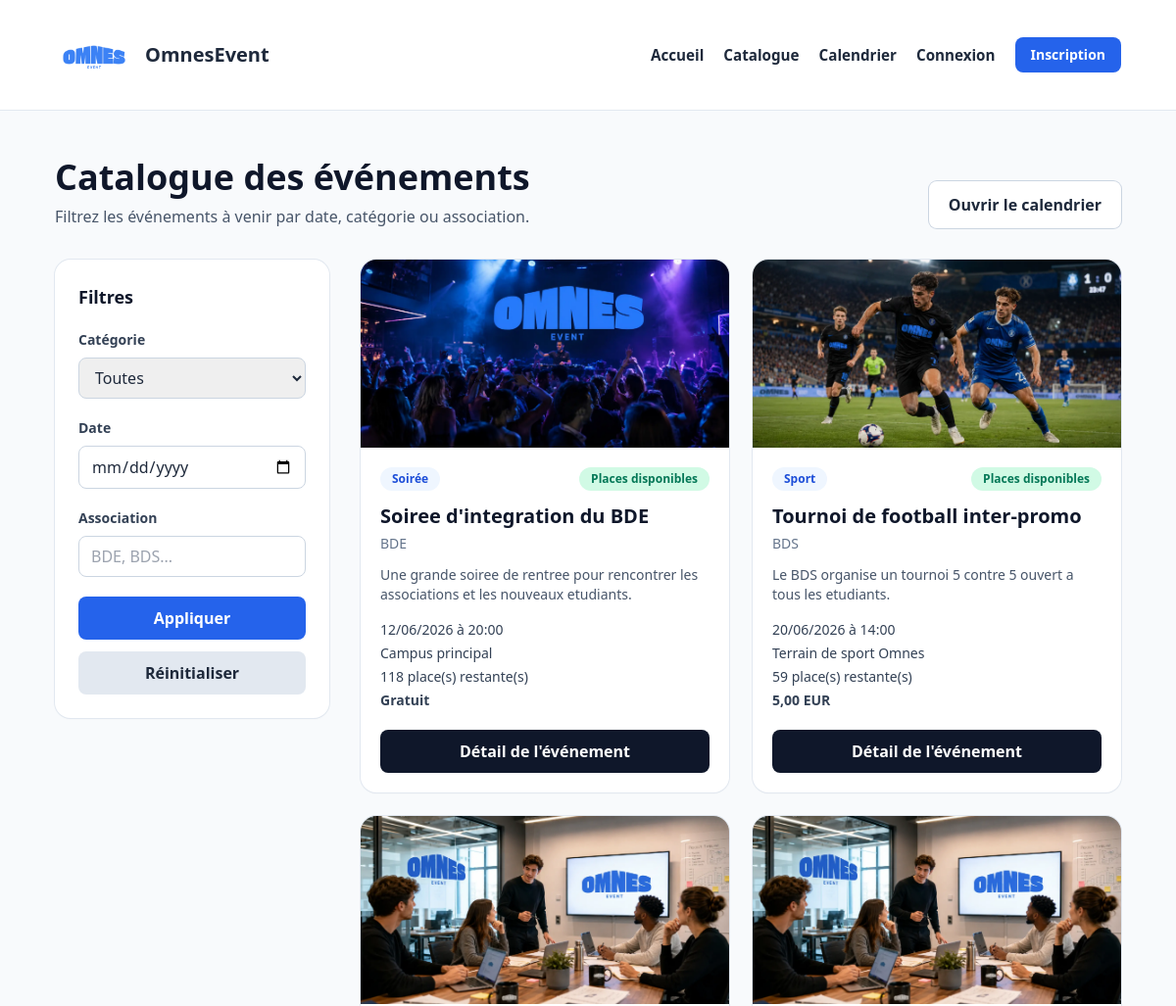
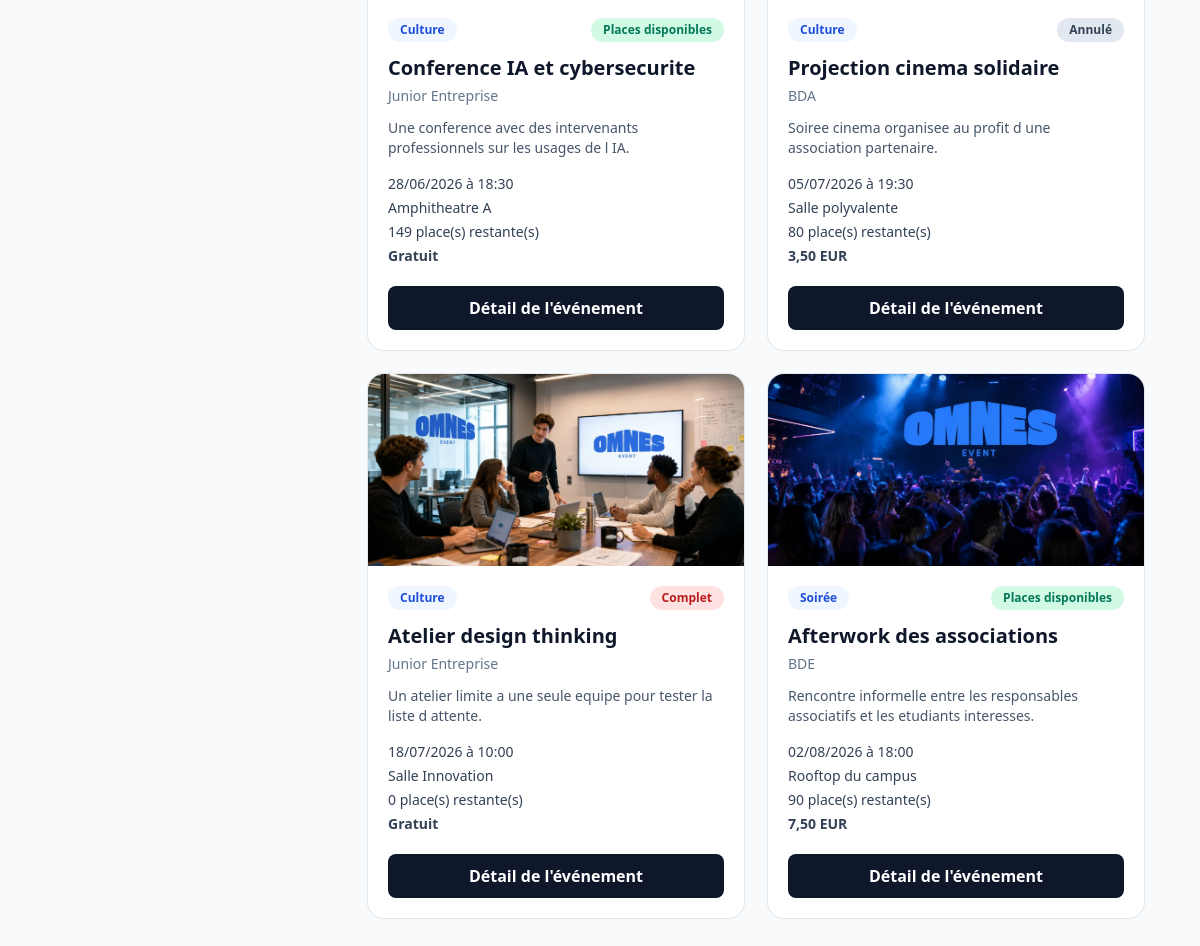
The page /pages/catalogue.php on the database its author committed (2 pictures, top to bottom).
### tables this page shows
CREATE TABLE evenements (
    id INT AUTO_INCREMENT PRIMARY KEY,
    titre VARCHAR(180) NOT NULL,
    description TEXT NOT NULL,
    details_complets TEXT NULL,
    date_evenement DATETIME NOT NULL,
    lieu VARCHAR(180) NOT NULL,
    adresse_complete VARCHAR(255) NULL,
    categorie VARCHAR(50) NOT NULL,
    association VARCHAR(120) NOT NULL,
    image VARCHAR(255) NULL,
    capacite_max INT NOT NULL,
    prix DECIMAL(10,2) NOT NULL DEFAULT 0.00,
    places_reservees INT NOT NULL DEFAULT 0,
    statut ENUM('actif', 'annule') NOT NULL DEFAULT 'actif',
    organisateur_id INT NOT NULL,
    created_at TIMESTAMP NOT NULL DEFAULT CURRENT_TIMESTAMP,
    CONSTRAINT fk_evenements_organisateur
        FOREIGN KEY (organisateur_id) REFERENCES users(id)
        ON DELETE CASCADE
        ON UPDATE CASCADE
);

### includes/functions.php (called while the page is built, shortened)
<?php
function e(null|string|int|float $value): string
{
    return htmlspecialchars((string) $value, ENT_QUOTES, 'UTF-8');
}
function url(string $path = ''): string
{
    $path = trim($path);
    return BASE_URL . '/' . ltrim($path, '/');
}
function current_user(): ?array
{
    return $_SESSION['user'] ?? null;
}
function format_event_date(string $datetime, string $format = 'd/m/Y à H:i'): string
{
    return (new DateTime($datetime))->format($format);
}
function normalize_category(?string $value): ?string
{
    if ($value === null) {
        return null;
    }
    $normalized = trim(mb_strtolower($value, 'UTF-8'));
    $normalized = strtr($normalized, [
        'é' => 'e',
        'è' => 'e',
        'ê' => 'e',
        'ë' => 'e',
        'à' => 'a',
        'â' => 'a',
        'î' => 'i',
        'ï' => 'i',
        'ô' => 'o',
        'ö' => 'o',
        'ù' => 'u',
        'û' => 'u',
        'ü' => 'u',
        'Ã©' => 'e',
        'Ã¨' => 'e',
        'Ãª' => 'e',
        'Ã«' => 'e',
        'Ã ' => 'a',
        'Ã¢' => 'a',
        'Ã®' => 'i',
        'Ã¯' => 'i',
        'Ã´' => 'o',
        'Ã¶' => 'o',
        'Ã¹' => 'u',
        'Ã»' => 'u',
        'Ã¼' => 'u',
        'ÃƒÂ©' => 'e',
        'ÃƒÂ¨' => 'e',
        'ÃƒÂª' => 'e',
    ]);
    return match ($normalized) {
        'soiree' => 'Soiree',
        'sport' => 'Sport',
        'culture' => 'Culture',
        default => null,
    };
}
function display_category(?string $category): string
{
    return match (normalize_category($category)) {
        'Soiree' => 'Soirée',
        'Sport' => 'Sport',
        'Culture' => 'Culture',
        default => (string) $category,
    };
}
function event_image(?string $image, ?string $category = null): string
{
    if ($image !== null && $image !== '') {
        return url($image);
    }
    return match (normalize_category($category)) {
        'Soiree' => url('images/Soiree.webp'),
        'Sport' => url('images/foot.webp'),
        default => url('images/reunion.webp'),
    };
}
function event_reserved_places(array $event, PDO $pdo): int
{
    if (isset($event['places_reservees'])) {
        return (int) $event['places_reservees'];
    }
    $stmt = $pdo->prepare(
        'SELECT COUNT(*)
         FROM reservations
         WHERE evenement_id = :event_id
           AND statut = "reserve"'
    );
    $stmt->execute(['event_id' => (int) $event['id']]);
    return (int) $stmt->fetchColumn();
}
function event_badge(string $status, int $reserved, int $capacity): array
{
    if ($status === 'annule') {
        return ['bg-slate-200 text-slate-700', 'Annulé'];
    }
    if ($reserved >= $capacity) {
        return ['bg-red-100 text-red-700', 'Complet'];
    }
    return ['bg-emerald-100 text-emerald-700', 'Places disponibles'];
}
function event_price(array $event): float
{
    return round((float) ($event['prix'] ?? 0), 2);
}
function format_price(float $price): string
{
    if ($price <= 0) {
        return 'Gratuit';
    }
    return number_format($price, 2, ',', ' ') . ' EUR';
}

### pages/catalogue.php (the view, shortened to what this page needs)
<?php
require_once __DIR__ . '/../includes/bootstrap.php';
$dateFilter = trim((string) ($_GET['date'] ?? ''));
$associationFilter = trim((string) ($_GET['association'] ?? ''));
$conditions = ['e.date_evenement >= NOW()'];
$params = [];
$sql = 'SELECT e.*,
               CONCAT(u.prenom, " ", u.nom) AS organisateur_nom
        FROM evenements e
        LEFT JOIN users u ON u.id = e.organisateur_id
        WHERE ' . implode(' AND ', $conditions) . '
        ORDER BY e.date_evenement ASC';
$stmt = $pdo->prepare($sql);
$stmt->execute($params);
$events = $stmt->fetchAll();
include __DIR__ . '/../includes/header.php';
?>
<section class="mx-auto max-w-6xl px-4 py-12 md:px-8">
    <div class="mb-8 flex flex-col gap-4 md:flex-row md:items-end md:justify-between">
        <div>
            <h1 class="text-4xl font-bold text-slate-900">Catalogue des événements</h1>
            <p class="mt-2 text-slate-600">Filtrez les événements à venir par date, catégorie ou association.</p>
        </div>
        <a href="<?= e(url('pages/calendrier.php')) ?>" class="rounded-lg bg-white px-5 py-3 font-semibold text-slate-800 ring-1 ring-slate-300 hover:bg-slate-100">
            Ouvrir le calendrier
        </a>
    </div>
    <div class="grid gap-8 lg:grid-cols-[280px,1fr]">
        <aside>
            <form method="get" class="rounded-2xl bg-white p-6 shadow-sm ring-1 ring-slate-200">
                <h2 class="mb-5 text-lg font-bold text-slate-900">Filtres</h2>
                <div class="mb-5">
                    <label for="categorie" class="mb-2 block text-sm font-semibold text-slate-700">Catégorie</label>
                    <select id="categorie" name="categorie" class="w-full rounded-lg border border-slate-300 px-3 py-2">
                        <option value="">Toutes</option>
                    </select>
                </div>
                <div class="mb-5">
                    <label for="date" class="mb-2 block text-sm font-semibold text-slate-700">Date</label>
                    <input type="date" id="date" name="date" value="<?= e($dateFilter) ?>" class="w-full rounded-lg border border-slate-300 px-3 py-2">
                </div>
                <div class="mb-5">
                    <label for="association" class="mb-2 block text-sm font-semibold text-slate-700">Association</label>
                    <input list="associations-list" type="text" id="association" name="association" value="<?= e($associationFilter) ?>" class="w-full rounded-lg border border-slate-300 px-3 py-2" placeholder="BDE, BDS...">
                </div>
                <div class="space-y-3">
                    <button type="submit" class="w-full rounded-lg bg-blue-600 px-4 py-2.5 font-semibold text-white hover:bg-blue-700">
                        Appliquer
                    </button>
                    <a href="<?= e(url('pages/catalogue.php')) ?>" class="block rounded-lg bg-slate-200 px-4 py-2.5 text-center font-semibold text-slate-800 hover:bg-slate-300">
                        Réinitialiser
                    </a>
                </div>
            </form>
        </aside>
        <div>
            <?php if ($events === []): ?>
                <div class="rounded-2xl bg-white p-10 text-center shadow-sm ring-1 ring-slate-200">
                    <p class="text-lg font-semibold text-slate-800">Aucun événement ne correspond à votre recherche.</p>
                    <p class="mt-2 text-sm text-slate-600">Essayez d élargir vos filtres ou revenez plus tard.</p>
                </div>
            <?php else: ?>
                <div class="grid gap-6 md:grid-cols-2 xl:grid-cols-3">
                    <?php foreach ($events as $event): ?>
                        <?php
                        $reserved = event_reserved_places($event, $pdo);
                        $capacity = (int) $event['capacite_max'];
                        $remaining = max(0, $capacity - $reserved);
                        [$badgeClass, $badgeLabel] = event_badge($event['statut'], $reserved, $capacity);
                        ?>
                        <article class="event-card overflow-hidden rounded-2xl bg-white shadow-sm ring-1 ring-slate-200">
                            <img src="<?= e(event_image($event['image'], $event['categorie'])) ?>" alt="<?= e($event['titre']) ?>" class="h-48 w-full object-cover">
                            <div class="p-5">
                                <div class="mb-3 flex flex-wrap items-center justify-between gap-2">
                                    <span class="rounded-full bg-blue-50 px-3 py-1 text-xs font-semibold text-blue-700">
                                        <?= e(display_category($event['categorie'])) ?>
                                    </span>
                                    <span class="rounded-full px-3 py-1 text-xs font-semibold <?= e($badgeClass) ?>">
                                        <?= e($badgeLabel) ?>
                                    </span>
                                </div>
                                <h2 class="text-xl font-bold text-slate-900"><?= e($event['titre']) ?></h2>
                                <p class="mt-1 text-sm text-slate-500"><?= e($event['association']) ?></p>
                                <p class="mt-3 line-clamp-3 text-sm text-slate-600"><?= e($event['description']) ?></p>
                                <div class="mt-4 space-y-1 text-sm text-slate-700">
                                    <p><?= e(format_event_date($event['date_evenement'])) ?></p>
                                    <p><?= e($event['lieu']) ?></p>
                                    <p><?= e($remaining) ?> place(s) restante(s)</p>
                                    <p class="font-semibold"><?= e(format_price(event_price($event))) ?></p>
                                </div>
                                <a
                                    href="<?= e(url('pages/detail-evenement.php?id=' . (int) $event['id'])) ?>"
                                    class="mt-5 block rounded-lg bg-slate-900 px-4 py-2.5 text-center font-semibold text-white hover:bg-slate-700"
                                >
                                    Détail de l'événement
                                </a>
                            </div>
                        </article>
                    <?php endforeach; ?>
                </div>
            <?php endif; ?>
        </div>
    </div>
</section>
<?php include __DIR__ . '/../includes/footer.php'; ?>

### includes/header.php (shortened to what this page needs)
<?php
$user = current_user();
?>
<!DOCTYPE html>
<html lang="fr">
<head>
    <script src="https://cdn.tailwindcss.com"></script>
    <link rel="stylesheet" href="<?= e(url('assets/styles.css')) ?>">
</head>
<body class="bg-slate-50 text-slate-800">
    <header class="sticky top-0 z-50 border-b border-slate-200 bg-white/95 backdrop-blur">
        <div class="mx-auto flex max-w-6xl items-center justify-between gap-4 px-4 py-4 md:px-8">
            <a href="<?= e(url('index.php')) ?>" class="flex items-center gap-3">
                <img src="<?= e(url('images/logoOE.webp')) ?>" alt="Logo OmnesEvent" class="h-14 w-auto md:h-20">
                <span class="text-xl font-bold text-slate-800">OmnesEvent</span>
            </a>
            <nav class="hidden items-center gap-5 md:flex">
                <a href="<?= e(url('index.php')) ?>" class="nav-link">Accueil</a>
                <a href="<?= e(url('pages/catalogue.php')) ?>" class="nav-link">Catalogue</a>
                <a href="<?= e(url('pages/calendrier.php')) ?>" class="nav-link">Calendrier</a>
                <?php if ($user !== null): ?>
                    <a href="<?= e(url('pages/mon-profil.php')) ?>" class="nav-link">Profil</a>
                    <a href="<?= e(url('pages/logout.php')) ?>" class="rounded-lg bg-slate-900 px-4 py-2 text-sm font-semibold text-white hover:bg-slate-700">Déconnexion</a>
                <?php else: ?>
                    <a href="<?= e(url('pages/login.php')) ?>" class="nav-link">Connexion</a>
                    <a href="<?= e(url('pages/register.php')) ?>" class="rounded-lg bg-blue-600 px-4 py-2 text-sm font-semibold text-white hover:bg-blue-700">Inscription</a>
                <?php endif; ?>
            </nav>
        </div>
    </header>
    <main class="min-h-screen">

### includes/footer.php (shortened to what this page needs)
    </main>
</body>
</html>

### assets/styles.css (style rules this page uses)
html { scroll-behavior: smooth; }
body { font-family: "Segoe UI", Tahoma, Geneva, Verdana, sans-serif; }
.nav-link { color: #1e293b; font-size: 0.95rem; font-weight: 600; transition: color 0.2s ease; }
.event-card { transition: transform 0.2s ease, box-shadow 0.2s ease; }
.line-clamp-3 { display: -webkit-box; -webkit-line-clamp: 3; -webkit-box-orient: vertical; overflow: hidden; }

### rows shown on the page
evenements: image+categorie (picture), categorie "Soirée", badgeLabel "Places disponibles", titre "Soiree d'integration du BDE", association "BDE", description "Une grande soiree de rentree pour rencontrer les associations et les nouveaux etudiants.", date_evenement "12/06/2026 à 20:00", lieu "Campus principal", remaining "118", prix "Gratuit"
evenements: image+categorie (picture), categorie "Sport", badgeLabel "Places disponibles", titre "Tournoi de football inter-promo", association "BDS", description "Le BDS organise un tournoi 5 contre 5 ouvert a tous les etudiants.", date_evenement "20/06/2026 à 14:00", lieu "Terrain de sport Omnes", remaining "59", prix "5,00 EUR"
evenements: image+categorie (picture), categorie "Culture", badgeLabel "Places disponibles", titre "Conference IA et cybersecurite", association "Junior Entreprise", description "Une conference avec des intervenants professionnels sur les usages de l IA.", date_evenement "28/06/2026 à 18:30", lieu "Amphitheatre A", remaining "149", prix "Gratuit"
evenements: image+categorie (picture), categorie "Culture", badgeLabel "Annulé", titre "Projection cinema solidaire", association "BDA", description "Soiree cinema organisee au profit d une association partenaire.", date_evenement "05/07/2026 à 19:30", lieu "Salle polyvalente", capacite_max "80", prix "3,50 EUR"
evenements: image+categorie (picture), categorie "Culture", badgeLabel "Complet", titre "Atelier design thinking", association "Junior Entreprise", description "Un atelier limite a une seule equipe pour tester la liste d attente.", date_evenement "18/07/2026 à 10:00", lieu "Salle Innovation", remaining "0", prix "Gratuit"
evenements: image+categorie (picture), categorie "Soirée", badgeLabel "Places disponibles", titre "Afterwork des associations", association "BDE", description "Rencontre informelle entre les responsables associatifs et les etudiants interesses.", date_evenement "02/08/2026 à 18:00", lieu "Rooftop du campus", capacite_max "90", prix "7,50 EUR"
